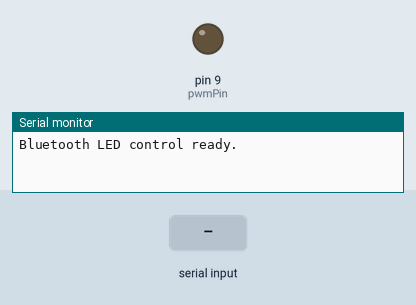
The sketch below on a simulated Arduino Uno, built with avr-gcc and run on an emulated ATmega328P. On the bench: output pins drawn as LEDs (lit = HIGH), the last lines printed to the serial monitor. Inputs (shaded band) come from the test bench.

Above: at 1.2 s.
1.3 s: "B:90\n" received over the second serial link
At 2.5 s:
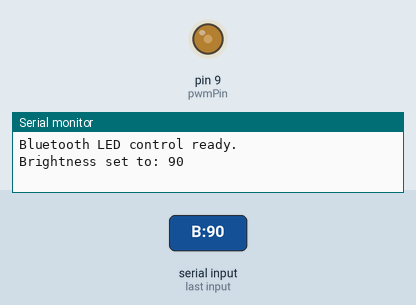
2.8 s: "90,45\n" received over the second serial link
Timing chart, 0 to 5.8 s (numbered marks = the images above; inputs shaded):
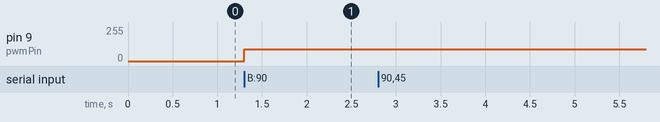

Measured:
- after the input at 1.3 s, pin 9 (pwmPin): 0/255 → 90/255 at once

The sketch:

led_fade.ino
```cpp
// (licence header left out)
#include <SoftwareSerial.h>

SoftwareSerial BTSerial(2, 3); // RX, TX

const int pwmPin = 9;
String inputBuffer = ""; // Accumulates incoming characters until a full command arrives

void setup()
{
  pinMode(pwmPin, OUTPUT);

  // For monitoring activity in the Serial Monitor
  Serial.begin(9600);

  // For communicating with the HC-06
  BTSerial.begin(9600);

  Serial.println("Bluetooth LED control ready.");
}

void loop()
{
  while (BTSerial.available()) {
    char c = BTSerial.read();

    if (c == '\n') {
      // Newline signals the end of a command, process what we've collected
      processCommand(inputBuffer);

      // Clear the buffer ready for the next command
      inputBuffer = "";
    } else {
      // Keep appending characters until the newline arrives
      inputBuffer += c;
    }
  }
}

void processCommand(String cmd)
{
  cmd.trim(); // Strip any stray whitespace or carriage returns

  if (cmd.startsWith("B:")) {
    // Extract the number after "B:" and convert it to an integer
    int value = cmd.substring(2).toInt();

    // constrain() clamps the value to the valid PWM range 0-255
    value = constrain(value, 0, 255);

    analogWrite(pwmPin, value);

    BTSerial.print("Brightness set to: ");
    BTSerial.println(value); // Confirm back to the phone

    Serial.print("Brightness set to: ");
    Serial.println(value);   // Also log it locally
  } else {
    BTSerial.println("Unknown command. Try B:0 to B:255");
    Serial.println("Unknown command received");
  }
}
```
